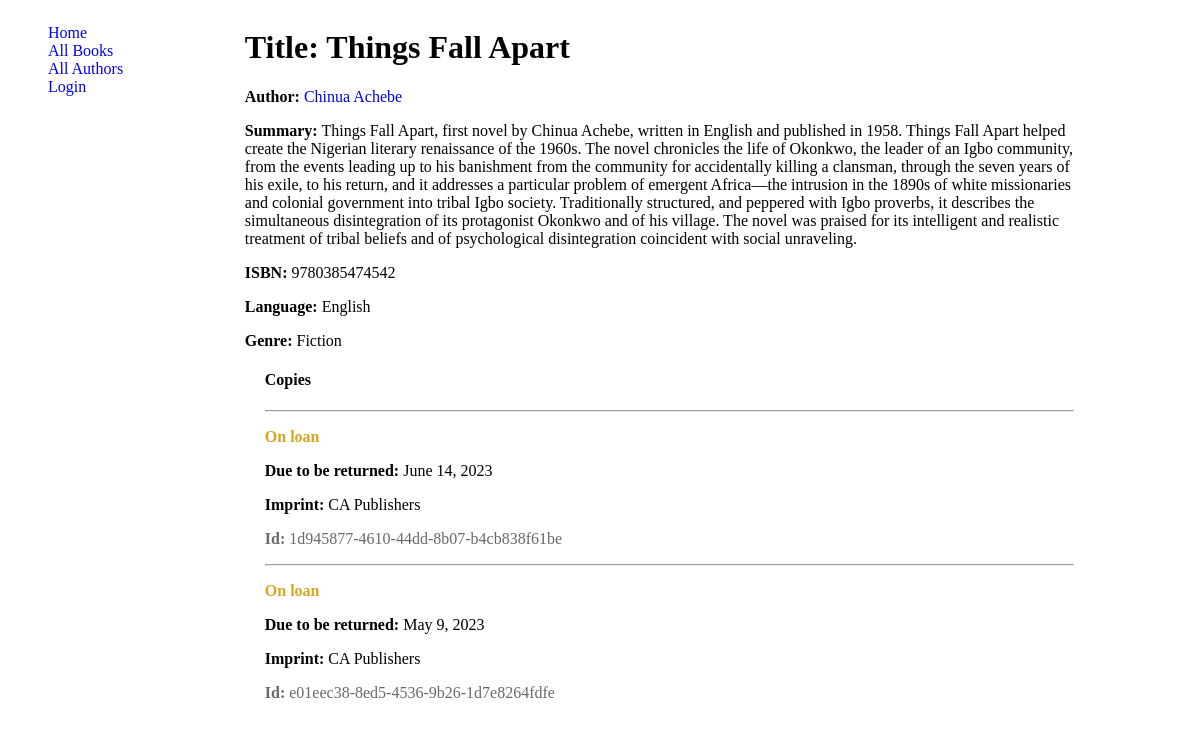
The app's page /catalog/book/1/ with its own data.
### catalog/models.py (models this page shows, shortened)
class Book(models.Model):
    title = models.CharField(max_length=100)
    author = models.ForeignKey(Author, on_delete=models.SET_NULL, null=True, )
    summary = models.TextField(max_length=1000, help_text='Enter a brief description of the book')
    language = models.ForeignKey(Language,  on_delete=models.SET_NULL, null=True)
    genre = models.ManyToManyField(Genre, help_text='Select a genre for this book')
    ISBN = models.CharField('ISBN', max_length=13, unique=True,  help_text='13 Character <a href="https://www.isbn-international.org/content/what-isbn">ISBN number</a>')

class Author(models.Model):
    first_name = models.CharField(max_length=100)
    last_name = models.CharField(max_length=100)
    date_of_birth = models.DateField()
    date_of_death = models.DateField('Died', null=True, blank=True)
    class Meta:
        ordering = ['last_name', 'first_name']
    def get_absolute_url(self):
        return reverse('author-detail', args=[str(self.id)])
    def __str__(self):
        return f'{self.first_name} {self.last_name}'

class Language(models.Model):
    name = models.CharField(max_length=100)
    def __str__(self):
        return self.name

class Genre(models.Model):
    name = models.CharField(max_length=100,  help_text = "enter a book genre(e.g. Science, Inspirational etc)")
    def __str__(self):
        return self.name

class BookInstance(models.Model):
    LOAN_STATUS = (
        ('m', 'Maintenance'),
        ('o', 'On loan'),
        ('a', 'Available'),
        ('r', 'Reserved'),
    )
    id = models.UUIDField(primary_key=True, default=uuid.uuid4, help_text='Unique ID for this particular book across whole library')
    book = models.ForeignKey(Book, on_delete=models.RESTRICT, null=True)
    imprint = models.CharField(max_length=150)
    due_back = models.DateField(blank=True, null=True)
    status =models.CharField(max_length=1, choices=LOAN_STATUS, default='m',help_text='Book availability',)
    borrower = models.ForeignKey(User, on_delete=models.SET_NULL, null=True, blank=True)
    class Meta:
        ordering = ['due_back']
        verbose_name = 'Book Instance'
    class Meta:
        permissions = (("can_mark_returned", "Set book as returned"), ("can_renew", "Can renew Borrwed Book") )

### catalog/views.py (the view)
# urls.py: path('book/<str:pk>/', BookDetail.as_view() ,name="book-detail"),
class BookDetail(DetailView):
    model = Book
    template_name = "book-detail.html"
    context_object_name = "book"

### templates/book-detail.html (shortened to what this page needs)
{% extends 'base.html' %}
{% block content %}
  <h1>Title: {{ book.title }}</h1>
  <p><strong>Author:</strong> <a href="{{book.author.get_absolute_url}}">{{ book.author }}</a></p>
  <p><strong>Summary:</strong> {{ book.summary }}</p>
  <p><strong>ISBN:</strong> {{ book.ISBN }}</p>
  <p><strong>Language:</strong> {{ book.language }}</p>
  <p><strong>Genre:</strong> {{ book.genre.all|join:", " }}</p>
  <div style="margin-left:20px;margin-top:20px">
    <h4>Copies</h4>
    {% for copy in book.bookinstance_set.all %}
      <hr />
      <p
        class="{% if copy.status == 'a' %}text-success{% elif copy.status == 'm' %}text-danger{% else %}text-warning{% endif %}">
        {{ copy.get_status_display }}
      </p>
      {% if copy.status != 'a' %}
        <p><strong>Due to be returned:</strong> {{ copy.due_back }}</p>
      {% endif %}
      <p><strong>Imprint:</strong> {{ copy.imprint }}</p>
      <p class="text-muted"><strong>Id:</strong> {{ copy.id }}</p>
    {% endfor %}
  </div>
{% endblock %}

### static/css/style.css (style rules this page uses)
a { text-decoration: none; }
.text-warning { font-weight: bold; color: goldenrod; }
.text-muted { color: dimgrey; }

### records on screen
Book: title "Things Fall Apart", author "Chinua Achebe", summary "Things Fall Apart, first novel by Chinua Achebe, written in English and published in 1958. Things Fall Apart helped create the Nigerian literary renaissance of the 1960s. The novel chronicles the life of Okonkwo, the leader of an Igbo community, from the events leading up to his banishment from the community for accidentally killing a clansman, through the seven years of his exile, to his return, and it addresses a particular problem of emergent Africa—the intrusion in the 1890s of white missionaries and colonial government into tribal Igbo society. Traditionally structured, and peppered with Igbo proverbs, it describes the simultaneous disintegration of its protagonist Okonkwo and of his…", ISBN "9780385474542", language "English", genre.all "Fiction"
BookInstance: status "On loan", due_back "June 14, 2023", imprint "CA Publishers", id "1d945877-4610-44dd-8b07-b4cb838f61be"
BookInstance: status "On loan", due_back "May 9, 2023", imprint "CA Publishers", id "e01eec38-8ed5-4536-9b26-1d7e8264fdfe"
